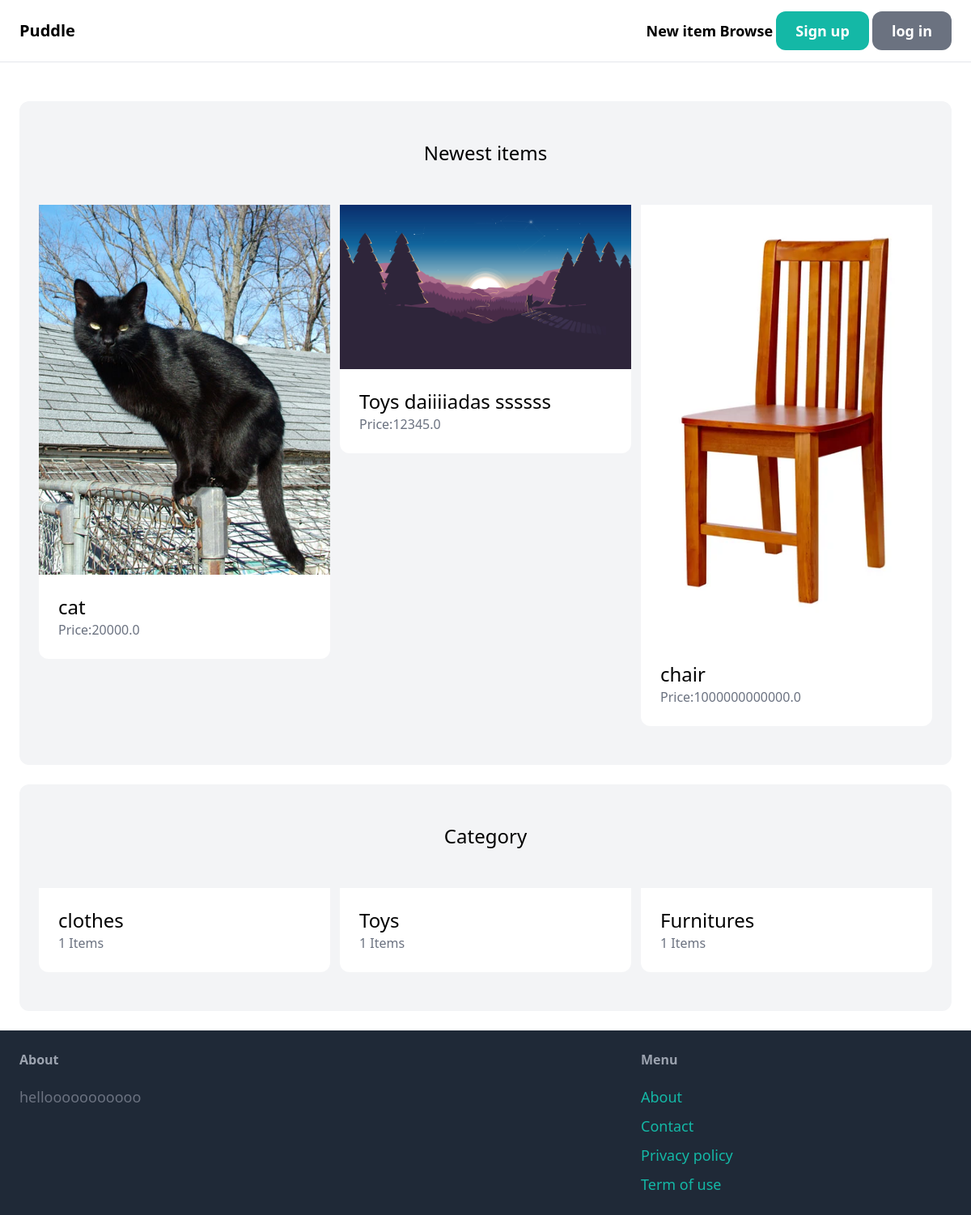
The page / on the database its author committed.
### item/models.py (models this page shows, shortened)
class Item(models.Model):
    category = models.ForeignKey(Category, related_name ='items', on_delete=models.CASCADE)
    name = models.CharField(max_length=255)
    description = models.TextField(blank=True, null=True)
    price = models.FloatField()
    image = models.ImageField(upload_to='item_images', blank=True, null=True)
    is_sold = models.BooleanField(default=False)
    created_by = models.ForeignKey(User, related_name='items', on_delete=models.CASCADE)
    created_at = models.DateTimeField(auto_now_add=True)

class Category(models.Model):
    name= models.CharField(max_length=255)

### base/views.py (the view)
# urls.py: path('',views.index,name='index'),
def index(request):
    items = Item.objects.filter(is_sold=False)[0:6]
    categories = Category.objects.all()
    context= {'items': items, 'categories': categories}
    return render(request, 'base/index.html', context)

### base/templates/base/index.html (shortened to what this page needs)
{% extends 'main.html' %}
{% block content %}
<div class="py-6 px-6">
    <div class="mt-6 px-6 py-12 bg-gray-100 rounded-xl">
        <h2 class="mb-12 text-2xl text-center">Newest items</h2>
        <div class="grid grid-cols-3 gap-3">
            {% for item in items %}
                <div>
                    <a href="{% url 'detail' item.id %}">
                        <div>
                            <img src="{{item.image.url}}" class="rounded-t-tx">
                        </div>
                        <div class="p-6 bg-white rounded-b-xl">
                            <h2 class="text-2xl">{{ item.name }}</h2>
                            <p class="text-gray-500">Price:{{item.price}}</p>
                        </div>
                    </a>
                </div>
            {% endfor%}
        </div>
    </div>
    <div class="mt-6 px-6 py-12 bg-gray-100 rounded-xl">
        <h2 class="mb-12 text-2xl text-center">Category</h2>
        <div class="grid grid-cols-3 gap-3">
            {% for category in categories %}
                <div>
                    <a href="#">
                        <div class="p-6 bg-white rounded-b-xl">
                            <h2 class="text-2xl">{{ category.name }}</h2>
                            <p class="text-gray-500">{{ category.items.count }} Items</p>
                        </div>
                    </a>
                </div>
            {%endfor%}
        </div>
    </div>
</div>
{% endblock content %}

### rows shown on the page
Item: image (picture), name "cat", price "20000.0"
Item: image (picture), name "Toys daiiiiadas ssssss", price "12345.0"
Item: image (picture), name "chair", price "1000000000000.0"
Category: name "clothes", items.count "1"
Category: name "Toys", items.count "1"
Category: name "Furnitures", items.count "1"
